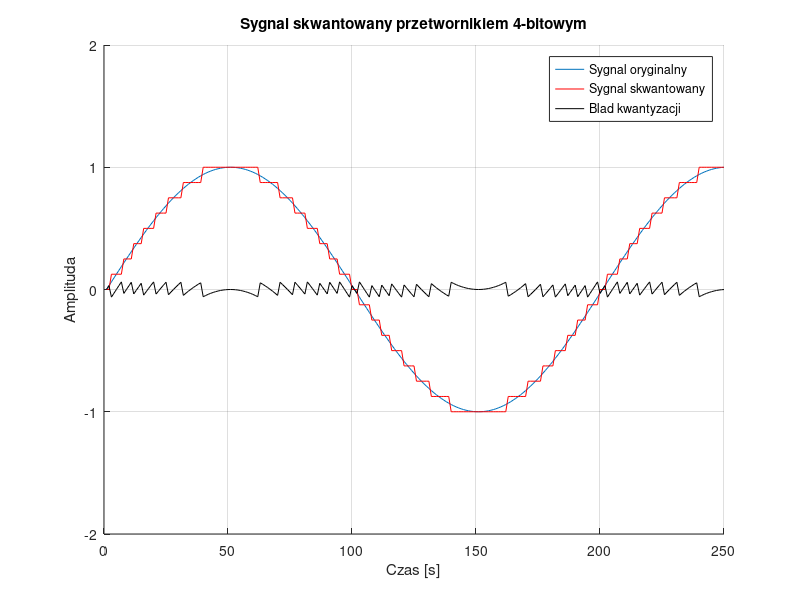

Write MATLAB code to recreate this figure.
clf;
close all; clear all;
hold on; grid on;

n = 4;
N = 2^(n);
lpoz = N/2;
del = 1/lpoz;

for i = 1:lpoz
    vdod(i) = i*del;
    vuje(i) = (-1)*i*del;
end

czasobs = 0.25;
dt = 0.001;
T = 0:dt:czasobs-dt;
f0 = 5;
A = 1;
x = A*sin(2*pi*f0*T);

K = lpoz*x;
K=round(K);
x1 = K/lpoz;

subplot(1,1,1);
plot(x);
axis([0 length(x) -2 2]);
title('Sygnal');
plot(x1,'r');
title(['Sygnal skwantowany przetwornikiem ',int2str(n),'-bitowym']);
xlabel('Czas [s]');
ylabel('Amplituda');

e = x - x1;
plot(e,'k');
legend('Sygnal oryginalny','Sygnal skwantowany','Blad kwantyzacji');
hold off;
